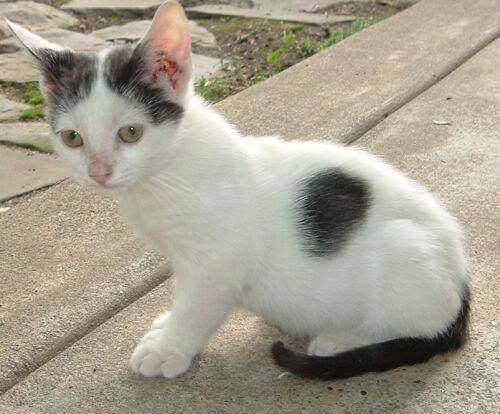
#> input picture ComputerVision/images/cat.3.jpg, 500 x 414 px
$ jupyter execute 'OpenCv快速开始——图像填充.ipynb'   (shell and % lines are left out)
#> lines starting #> are read from the running program, lines starting #| are printed output that depends on the picture
[cell 1]
import cv2
import matplotlib.pyplot as plt
import numpy as np

[cell 2]
cat = cv2.imread("./images/cat.3.jpg")
#> cat is the input picture: shape (414, 500, 3); mean B, G, R 144.3, 159.9, 165.9
cat = cv2.merge(list(cv2.split(cat))[::-1])

[cell 3]
dog = cv2.imread("./images/dog.3.jpg")
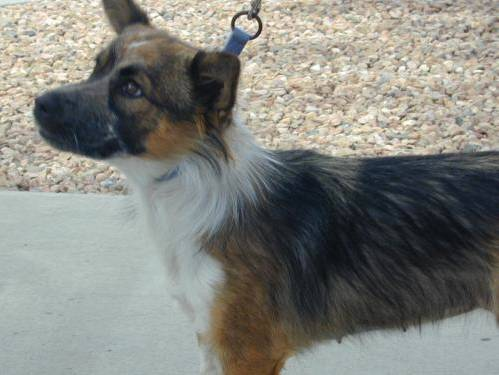
#> input picture ComputerVision/images/dog.3.jpg, 499 x 375 px
#> dog is the input picture: shape (375, 499, 3); mean B, G, R 126, 131.7, 130.7
dog = cv2.merge(list(cv2.split(dog))[::-1])

[cell 4]
plt.subplot(2,1,1)
plt.imshow(cat)
plt.subplot(2,1,2)
plt.imshow(dog)
cv2.waitKey(0)
cv2.destroyAllWindows()

[cell 5]
dog.shape,cat.shape
#> Out = ((375, 499, 3), (414, 500, 3))

[cell 6]
dog = cv2.resize(dog,(500,414))
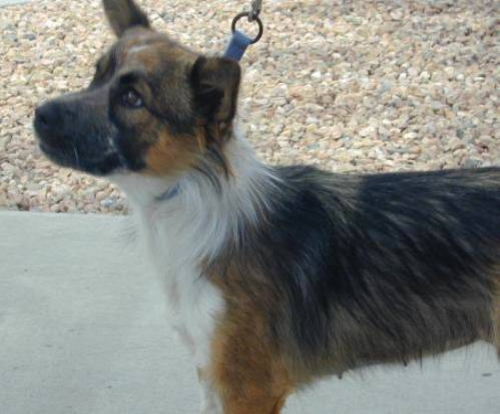
#> dog: shape (414, 500, 3); mean R, G, B 130.6, 131.5, 125.8

[cell 7]
dog.shape
#> Out = (414, 500, 3)

[cell 8]
dog

[cell 9]
meger_img = cv2.addWeighted(cat,0.6,dog,0.4,0)
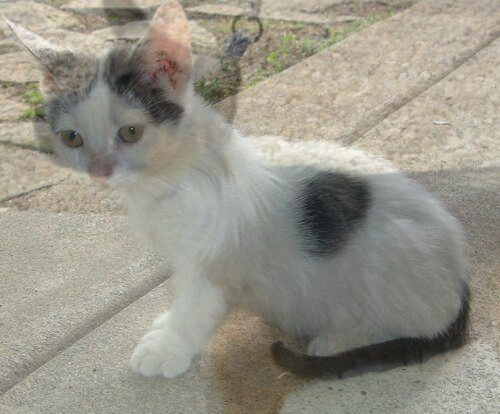
#> meger_img: shape (414, 500, 3); mean R, G, B 151.8, 148.6, 136.9

[cell 10]
plt.imshow(meger_img)
cv2.waitKey(0)
cv2.destroyAllWindows()

[cell 11]
meger_img.shape
#> Out = (414, 500, 3)

[cell 12]
# 图像边缘填充
up = 50
down = 50
left = 50
right = 50

[cell 13]
reshape1 = cv2.copyMakeBorder(cat,up,down,left,right,cv2.BORDER_REFLECT) # 反射
reshape2 = cv2.copyMakeBorder(cat,up,down,left,right,cv2.BORDER_CONSTANT,value = 0)
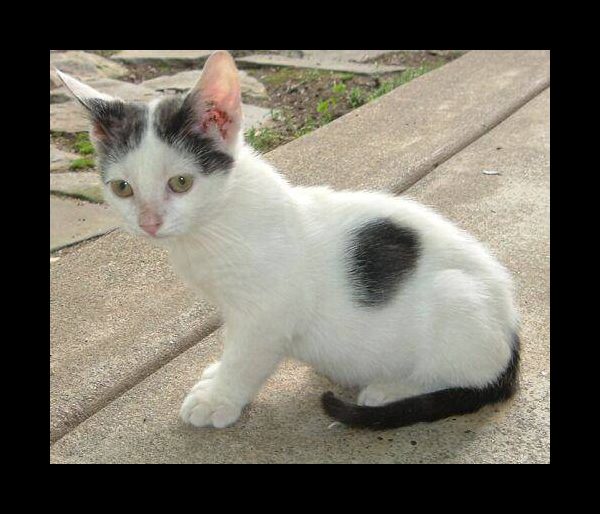
#> reshape2: shape (514, 600, 3); mean R, G, B 111.4, 107.3, 96.8
reshape3 = cv2.copyMakeBorder(cat,up,down,left,right,cv2.BORDER_WRAP)
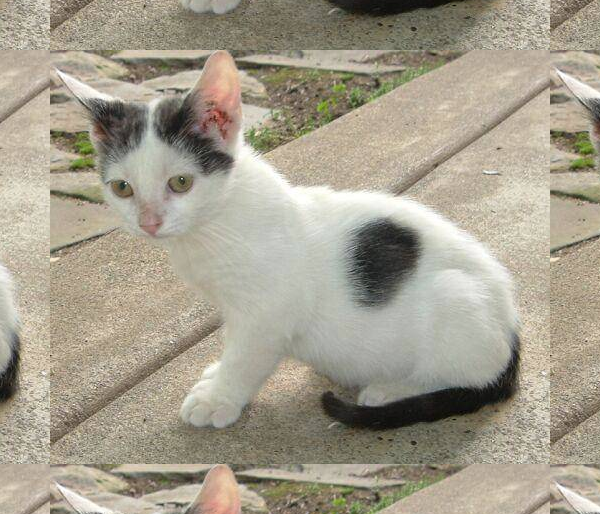
#> reshape3: shape (514, 600, 3); mean R, G, B 165.5, 158.6, 142
reshape4 = cv2.copyMakeBorder(cat,up,down,left,right,cv2.BORDER_DEFAULT)
reshape5 = cv2.copyMakeBorder(cat,up,down,left,right,cv2.BORDER_REFLECT101)

[cell 14]
images = [cat,reshape1,reshape2,reshape3,reshape4,reshape5]
for i in range(6):
    if i == 0:
        plt.subplot(2,3,i+1)
        plt.imshow(images[i])
        plt.title(images[i].shape)
    else:
        plt.subplot(2,3,i+1)
        plt.imshow(images[i])
        plt.title(images[i].shape)


cv2.waitKey(0)
cv2.destroyAllWindows()

[cell 15]
fc = np.array([[0,-1,0],[-1,5,-1],[0,-1,0]])

[cell 16]
fc1 = np.array([[-1,-1,-1],[-1,9,-1],[-1,-1,-1]])

[cell 17]
temp = cv2.copyMakeBorder(cat,1,1,1,1,cv2.BORDER_CONSTANT,value = 0)

[cell 18]
r,g,b = cv2.split(temp)
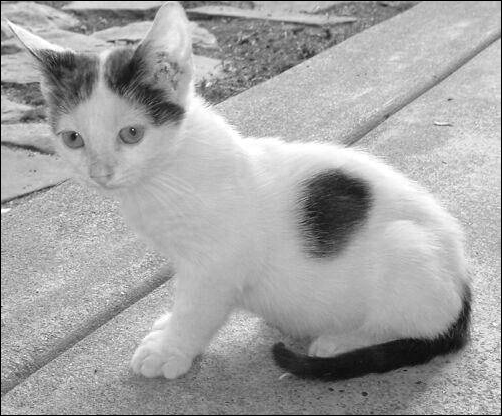
#> r: shape (416, 502); min 0, max 255, mean 164.4
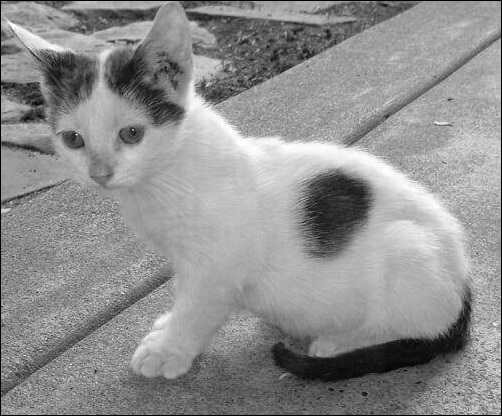
#> b: shape (416, 502); min 0, max 255, mean 143

[cell 19]
r.shape
#> Out = (416, 502)

[cell 20]
def change(image,fc):
    new_img = np.zeros([414,500])
    for i in range(len(image)-3):
        for j in range(len(image[0])-3):
            t = image[i:i+3,j:j+3]
            new_img[i][j] = abs(np.sum(np.array(t)*fc))%256
            if new_img[i][j] >255 or new_img[i][j]<0 :
                print(i,j)
                print(new_img[i][j])
    return new_img

[cell 21]
R = change(r,fc1)
G = change(g,fc1)
B = change(b,fc1)

R = change(r,fc)
G = change(g,fc)
B = change(b,fc)
# B = np.zeros([414,500])
# G = np.zeros([414,500])
new_img = np.zeros([414,500,3])
new_img[:,:,0] = R
#> new_img: shape (414, 500, 3) float64
new_img[:,:,1] = G
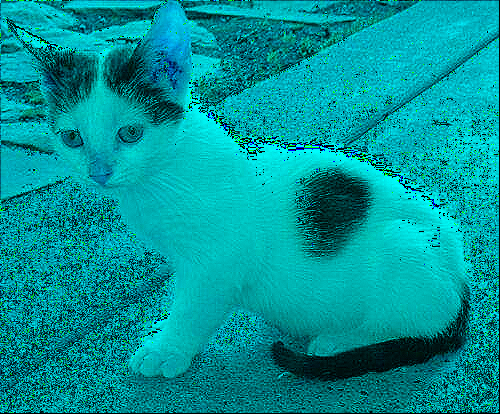
#> new_img: shape (414, 500, 3) float64; mean of channels 0, 1, 2 153, 149.5, 0; drawn as B, G, R
new_img[:,:,2] = B
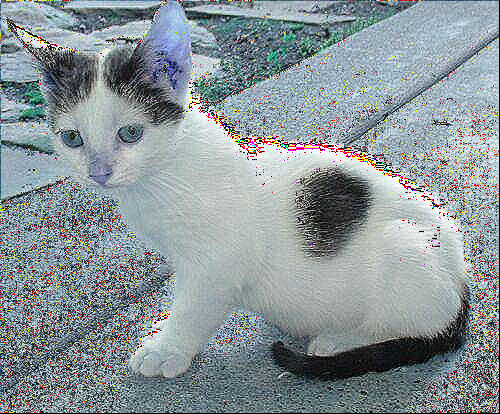
#> new_img: shape (414, 500, 3) float64; mean of channels 0, 1, 2 153, 149.5, 138.5; drawn as B, G, R

chanels = [R,G,B]
# for i in range(len(chanels)):
#     plt.subplot(1,3,i+1)
#     plt.imshow(chanels[i])
# # plt.imshow(cv2.merge([R,G,B]))
plt.imshow(new_img)
cv2.waitKey(0)
cv2.destroyAllWindows()
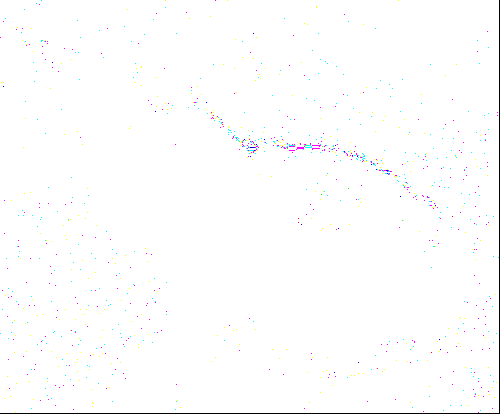
#> shown: shape (414, 500, 3) float64; mean R, G, B 0.993, 0.993, 0.994
